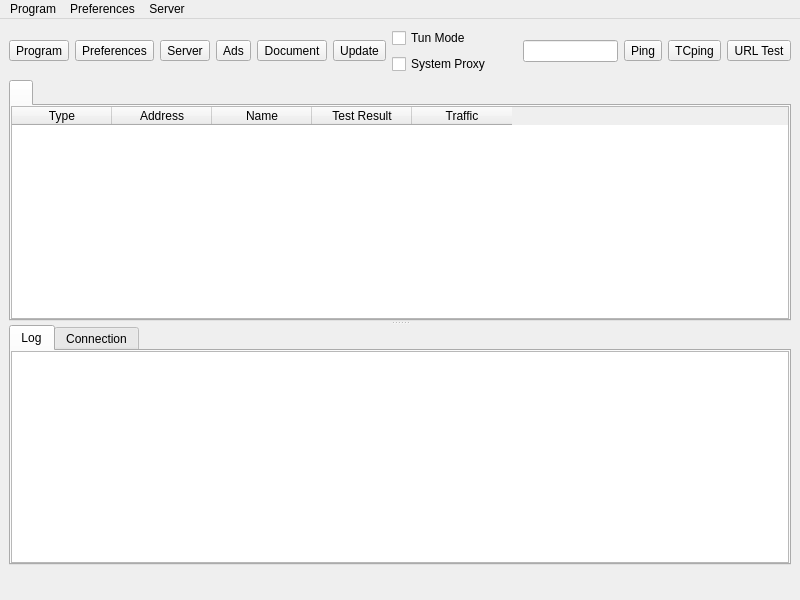
<?xml version="1.0" encoding="UTF-8"?>
<ui version="4.0">
 <class>MainWindow</class>
 <widget class="QMainWindow" name="MainWindow">
  <property name="geometry">
   <rect>
    <x>0</x>
    <y>0</y>
    <width>800</width>
    <height>600</height>
   </rect>
  </property>
  <property name="minimumSize">
   <size>
    <width>800</width>
    <height>600</height>
   </size>
  </property>
  <property name="windowTitle">
   <string notr="true">NekoBoxPro 5.0.11</string>
  </property>
  <widget class="QWidget" name="centralwidget">
   <layout class="QVBoxLayout" name="verticalLayout_3" stretch="0,0,0">
    <item>
     <layout class="QHBoxLayout" name="horizontalLayout_2">
      <item>
       <widget class="QToolButton" name="toolButton_program">
        <property name="text">
         <string>Program</string>
        </property>
        <property name="icon">
         <iconset theme="b-system-run">
          <normaloff>.</normaloff>.</iconset>
        </property>
        <property name="iconSize">
         <size>
          <width>24</width>
          <height>24</height>
         </size>
        </property>
        <property name="popupMode">
         <enum>QToolButton::InstantPopup</enum>
        </property>
        <property name="toolButtonStyle">
         <enum>Qt::ToolButtonTextUnderIcon</enum>
        </property>
       </widget>
      </item>
      <item>
       <widget class="QToolButton" name="toolButton_preferences">
        <property name="text">
         <string>Preferences</string>
        </property>
        <property name="icon">
         <iconset theme="b-preferences">
          <normaloff>.</normaloff>.</iconset>
        </property>
        <property name="iconSize">
         <size>
          <width>24</width>
          <height>24</height>
         </size>
        </property>
        <property name="popupMode">
         <enum>QToolButton::InstantPopup</enum>
        </property>
        <property name="toolButtonStyle">
         <enum>Qt::ToolButtonTextUnderIcon</enum>
        </property>
       </widget>
      </item>
      <item>
       <widget class="QToolButton" name="toolButton_server">
        <property name="text">
         <string>Server</string>
        </property>
        <property name="icon">
         <iconset theme="b-network-server">
          <normaloff>.</normaloff>.</iconset>
        </property>
        <property name="iconSize">
         <size>
          <width>24</width>
          <height>24</height>
         </size>
        </property>
        <property name="popupMode">
         <enum>QToolButton::InstantPopup</enum>
        </property>
        <property name="toolButtonStyle">
         <enum>Qt::ToolButtonTextUnderIcon</enum>
        </property>
       </widget>
      </item>
      <item>
       <widget class="QToolButton" name="toolButton_ads">
        <property name="text">
         <string>Ads</string>
        </property>
        <property name="icon">
         <iconset theme="b-internet-web-browser">
          <normaloff>.</normaloff>.</iconset>
        </property>
        <property name="iconSize">
         <size>
          <width>24</width>
          <height>24</height>
         </size>
        </property>
        <property name="popupMode">
         <enum>QToolButton::InstantPopup</enum>
        </property>
        <property name="toolButtonStyle">
         <enum>Qt::ToolButtonTextUnderIcon</enum>
        </property>
       </widget>
      </item>
      <item>
       <widget class="QToolButton" name="toolButton_document">
        <property name="text">
         <string>Document</string>
        </property>
        <property name="icon">
         <iconset theme="b-dialog-question">
          <normaloff>.</normaloff>.</iconset>
        </property>
        <property name="iconSize">
         <size>
          <width>24</width>
          <height>24</height>
         </size>
        </property>
        <property name="popupMode">
         <enum>QToolButton::InstantPopup</enum>
        </property>
        <property name="toolButtonStyle">
         <enum>Qt::ToolButtonTextUnderIcon</enum>
        </property>
       </widget>
      </item>
      <item>
       <widget class="QToolButton" name="toolButton_update">
        <property name="text">
         <string>Update</string>
        </property>
        <property name="icon">
         <iconset theme="b-system-software-update">
          <normaloff>.</normaloff>.</iconset>
        </property>
        <property name="iconSize">
         <size>
          <width>24</width>
          <height>24</height>
         </size>
        </property>
        <property name="popupMode">
         <enum>QToolButton::InstantPopup</enum>
        </property>
        <property name="toolButtonStyle">
         <enum>Qt::ToolButtonTextUnderIcon</enum>
        </property>
       </widget>
      </item>
      <item>
       <layout class="QVBoxLayout" name="verticalLayout_4">
        <item>
         <widget class="QCheckBox" name="checkBox_VPN">
          <property name="sizePolicy">
           <sizepolicy hsizetype="Minimum" vsizetype="Minimum">
            <horstretch>0</horstretch>
            <verstretch>0</verstretch>
           </sizepolicy>
          </property>
          <property name="text">
           <string>Tun Mode</string>
          </property>
         </widget>
        </item>
        <item>
         <widget class="QCheckBox" name="checkBox_SystemProxy">
          <property name="text">
           <string>System Proxy</string>
          </property>
         </widget>
        </item>
       </layout>
      </item>
      <item>
       <spacer name="horizontalSpacer">
        <property name="orientation">
         <enum>Qt::Horizontal</enum>
        </property>
        <property name="sizeHint" stdset="0">
         <size>
          <width>40</width>
          <height>20</height>
         </size>
        </property>
       </spacer>
      </item>
      <item>
       <widget class="QLineEdit" name="search">
        <property name="clearButtonEnabled">
         <bool>true</bool>
        </property>
       </widget>
      </item>
      <item>
       <widget class="QToolButton" name="toolButton_ping">
        <property name="text">
         <string>Ping</string>
        </property>
        <property name="toolButtonStyle">
         <enum>Qt::ToolButtonTextUnderIcon</enum>
        </property>
       </widget>
      </item>
      <item>
       <widget class="QToolButton" name="toolButton_tcping">
        <property name="text">
         <string>TCping</string>
        </property>
        <property name="toolButtonStyle">
         <enum>Qt::ToolButtonTextUnderIcon</enum>
        </property>
       </widget>
      </item>
      <item>
       <widget class="QToolButton" name="toolButton_url_test">
        <property name="text">
         <string>URL Test</string>
        </property>
        <property name="popupMode">
         <enum>QToolButton::InstantPopup</enum>
        </property>
        <property name="toolButtonStyle">
         <enum>Qt::ToolButtonTextUnderIcon</enum>
        </property>
       </widget>
      </item>
     </layout>
    </item>
    <item>
     <widget class="QSplitter" name="splitter">
      <property name="orientation">
       <enum>Qt::Vertical</enum>
      </property>
      <widget class="QTabWidget" name="tabWidget">
       <property name="currentIndex">
        <number>0</number>
       </property>
       <property name="movable">
        <bool>true</bool>
       </property>
       <widget class="QWidget" name="widget1">
        <attribute name="title">
         <string/>
        </attribute>
        <layout class="QGridLayout" name="gridLayout_2">
         <property name="leftMargin">
          <number>0</number>
         </property>
         <property name="topMargin">
          <number>0</number>
         </property>
         <property name="rightMargin">
          <number>0</number>
         </property>
         <property name="bottomMargin">
          <number>0</number>
         </property>
         <property name="spacing">
          <number>0</number>
         </property>
         <item row="0" column="0">
          <widget class="MyTableWidget" name="proxyListTable">
           <property name="contextMenuPolicy">
            <enum>Qt::CustomContextMenu</enum>
           </property>
           <property name="editTriggers">
            <set>QAbstractItemView::NoEditTriggers</set>
           </property>
           <property name="alternatingRowColors">
            <bool>true</bool>
           </property>
           <property name="selectionBehavior">
            <enum>QAbstractItemView::SelectRows</enum>
           </property>
           <property name="horizontalScrollMode">
            <enum>QAbstractItemView::ScrollPerPixel</enum>
           </property>
           <property name="wordWrap">
            <bool>false</bool>
           </property>
           <attribute name="horizontalHeaderMinimumSectionSize">
            <number>16</number>
           </attribute>
           <attribute name="horizontalHeaderHighlightSections">
            <bool>false</bool>
           </attribute>
           <attribute name="horizontalHeaderShowSortIndicator" stdset="0">
            <bool>false</bool>
           </attribute>
           <attribute name="verticalHeaderDefaultSectionSize">
            <number>30</number>
           </attribute>
           <column>
            <property name="text">
             <string>Type</string>
            </property>
           </column>
           <column>
            <property name="text">
             <string>Address</string>
            </property>
           </column>
           <column>
            <property name="text">
             <string>Name</string>
            </property>
           </column>
           <column>
            <property name="text">
             <string>Test Result</string>
            </property>
           </column>
           <column>
            <property name="text">
             <string>Traffic</string>
            </property>
           </column>
          </widget>
         </item>
        </layout>
       </widget>
      </widget>
      <widget class="QWidget" name="aaaaaaaaaaaaaaaaaa">
       <layout class="QVBoxLayout" name="aaaaaaaaaaaa" stretch="0">
        <item>
         <widget class="QTabWidget" name="down_tab">
          <property name="currentIndex">
           <number>0</number>
          </property>
          <widget class="QWidget" name="tab">
           <attribute name="title">
            <string>Log</string>
           </attribute>
           <layout class="QVBoxLayout" name="verticalLayout">
            <property name="spacing">
             <number>0</number>
            </property>
            <property name="leftMargin">
             <number>0</number>
            </property>
            <property name="topMargin">
             <number>0</number>
            </property>
            <property name="rightMargin">
             <number>0</number>
            </property>
            <property name="bottomMargin">
             <number>0</number>
            </property>
            <item>
             <widget class="QTextBrowser" name="masterLogBrowser">
              <property name="contextMenuPolicy">
               <enum>Qt::CustomContextMenu</enum>
              </property>
              <property name="openLinks">
               <bool>false</bool>
              </property>
             </widget>
            </item>
           </layout>
          </widget>
          <widget class="QWidget" name="tab_2">
           <attribute name="title">
            <string>Connection</string>
           </attribute>
           <layout class="QVBoxLayout" name="verticalLayout_2">
            <property name="spacing">
             <number>0</number>
            </property>
            <property name="leftMargin">
             <number>0</number>
            </property>
            <property name="topMargin">
             <number>0</number>
            </property>
            <property name="rightMargin">
             <number>0</number>
            </property>
            <property name="bottomMargin">
             <number>0</number>
            </property>
            <item>
             <widget class="QTableWidget" name="tableWidget_conn">
              <property name="contextMenuPolicy">
               <enum>Qt::CustomContextMenu</enum>
              </property>
              <property name="editTriggers">
               <set>QAbstractItemView::NoEditTriggers</set>
              </property>
              <property name="selectionBehavior">
               <enum>QAbstractItemView::SelectRows</enum>
              </property>
              <property name="verticalScrollMode">
               <enum>QAbstractItemView::ScrollPerPixel</enum>
              </property>
              <property name="horizontalScrollMode">
               <enum>QAbstractItemView::ScrollPerPixel</enum>
              </property>
              <attribute name="horizontalHeaderHighlightSections">
               <bool>false</bool>
              </attribute>
              <column>
               <property name="text">
                <string>Status</string>
               </property>
              </column>
              <column>
               <property name="text">
                <string>Outbound</string>
               </property>
              </column>
              <column>
               <property name="text">
                <string>Destination</string>
               </property>
              </column>
             </widget>
            </item>
           </layout>
          </widget>
         </widget>
        </item>
       </layout>
      </widget>
     </widget>
    </item>
    <item>
     <layout class="QHBoxLayout" name="horizontalLayout">
      <item>
       <widget class="QLabel" name="label_running">
        <property name="text">
         <string/>
        </property>
       </widget>
      </item>
      <item>
       <spacer name="horizontalSpacer_2">
        <property name="orientation">
         <enum>Qt::Horizontal</enum>
        </property>
        <property name="sizeType">
         <enum>QSizePolicy::Maximum</enum>
        </property>
        <property name="sizeHint" stdset="0">
         <size>
          <width>0</width>
          <height>20</height>
         </size>
        </property>
       </spacer>
      </item>
      <item>
       <widget class="QLabel" name="label_inbound">
        <property name="text">
         <string/>
        </property>
       </widget>
      </item>
      <item>
       <widget class="QLabel" name="label_speed">
        <property name="text">
         <string/>
        </property>
       </widget>
      </item>
     </layout>
    </item>
   </layout>
  </widget>
  <widget class="QMenuBar" name="menubar">
   <property name="geometry">
    <rect>
     <x>0</x>
     <y>0</y>
     <width>800</width>
     <height>32</height>
    </rect>
   </property>
   <widget class="QMenu" name="menu_program">
    <property name="title">
     <string>Program</string>
    </property>
    <widget class="QMenu" name="menu_spmode">
     <property name="title">
      <string>System Proxy</string>
     </property>
     <addaction name="menu_spmode_system_proxy"/>
     <addaction name="menu_spmode_vpn"/>
     <addaction name="menu_spmode_disabled"/>
    </widget>
    <widget class="QMenu" name="menu_program_preference">
     <property name="title">
      <string>Preferences</string>
     </property>
     <addaction name="actionfake"/>
    </widget>
    <widget class="QMenu" name="menuActive_Server">
     <property name="title">
      <string>Active Server</string>
     </property>
     <addaction name="actionfake_2"/>
    </widget>
    <widget class="QMenu" name="menuActive_Routing">
     <property name="title">
      <string>Active Routing</string>
     </property>
     <addaction name="actionfake_3"/>
    </widget>
    <addaction name="actionShow_window"/>
    <addaction name="menu_add_from_clipboard2"/>
    <addaction name="menu_scan_qr"/>
    <addaction name="separator"/>
    <addaction name="actionStart_with_system"/>
    <addaction name="actionRemember_last_proxy"/>
    <addaction name="actionAllow_LAN"/>
    <addaction name="menuActive_Server"/>
    <addaction name="menuActive_Routing"/>
    <addaction name="menu_spmode"/>
    <addaction name="menu_program_preference"/>
    <addaction name="separator"/>
    <addaction name="actionRestart_Proxy"/>
    <addaction name="actionRestart_Program"/>
    <addaction name="menu_exit"/>
   </widget>
   <widget class="QMenu" name="menu_preferences">
    <property name="title">
     <string>Preferences</string>
    </property>
    <addaction name="menu_manage_groups"/>
    <addaction name="menu_basic_settings"/>
    <addaction name="menu_routing_settings"/>
    <addaction name="menu_vpn_settings"/>
    <addaction name="menu_hotkey_settings"/>
    <addaction name="menu_open_config_folder"/>
   </widget>
   <widget class="QMenu" name="menu_server">
    <property name="title">
     <string>Server</string>
    </property>
    <widget class="QMenu" name="menu_share_item">
     <property name="title">
      <string>Share</string>
     </property>
     <addaction name="menu_qr"/>
     <addaction name="menu_export_config"/>
     <addaction name="separator"/>
     <addaction name="menu_copy_links"/>
     <addaction name="menu_copy_links_nkr"/>
    </widget>
    <widget class="QMenu" name="menuCurrent_Group">
     <property name="title">
      <string>Current Group</string>
     </property>
     <addaction name="actionfake_5"/>
     <addaction name="menu_ping"/>
     <addaction name="menu_tcp_ping"/>
     <addaction name="menu_url_test"/>
     <addaction name="menu_full_test"/>
     <addaction name="menu_stop_testing"/>
     <addaction name="menu_clear_test_result"/>
     <addaction name="menu_resolve_domain"/>
     <addaction name="separator"/>
     <addaction name="menu_remove_unavailable"/>
     <addaction name="menu_delete_repeat"/>
     <addaction name="separator"/>
     <addaction name="menu_update_subscription"/>
    </widget>
    <widget class="QMenu" name="menuCurrent_Select">
     <property name="title">
      <string>Current Select</string>
     </property>
     <addaction name="actionfake_4"/>
    </widget>
    <addaction name="menu_add_from_input"/>
    <addaction name="menu_add_from_clipboard"/>
    <addaction name="separator"/>
    <addaction name="menu_start"/>
    <addaction name="menu_stop"/>
    <addaction name="separator"/>
    <addaction name="menu_select_all"/>
    <addaction name="menu_move"/>
    <addaction name="menu_clone"/>
    <addaction name="menu_reset_traffic"/>
    <addaction name="menu_delete"/>
    <addaction name="separator"/>
    <addaction name="menu_share_item"/>
    <addaction name="separator"/>
    <addaction name="menuCurrent_Select"/>
    <addaction name="menuCurrent_Group"/>
    <addaction name="separator"/>
    <addaction name="menu_profile_debug_info"/>
    <addaction name="separator"/>
   </widget>
   <addaction name="menu_program"/>
   <addaction name="menu_preferences"/>
   <addaction name="menu_server"/>
  </widget>
  <action name="menu_exit">
   <property name="text">
    <string>Exit</string>
   </property>
  </action>
  <action name="actionShow_window">
   <property name="text">
    <string>Show Window</string>
   </property>
  </action>
  <action name="menu_basic_settings">
   <property name="text">
    <string>Basic Settings</string>
   </property>
  </action>
  <action name="menu_add_from_input">
   <property name="text">
    <string>New profile</string>
   </property>
  </action>
  <action name="menu_manage_groups">
   <property name="text">
    <string>Groups</string>
   </property>
  </action>
  <action name="menu_start">
   <property name="text">
    <string>Start</string>
   </property>
   <property name="shortcut">
    <string notr="true">Return</string>
   </property>
  </action>
  <action name="menu_stop">
   <property name="text">
    <string>Stop</string>
   </property>
   <property name="shortcut">
    <string notr="true">Ctrl+S</string>
   </property>
  </action>
  <action name="menu_routing_settings">
   <property name="text">
    <string>Routing Settings</string>
   </property>
  </action>
  <action name="menu_add_from_clipboard">
   <property name="text">
    <string>Add profile from clipboard</string>
   </property>
   <property name="shortcut">
    <string notr="true">Ctrl+V</string>
   </property>
  </action>
  <action name="menu_delete">
   <property name="text">
    <string>Delete</string>
   </property>
   <property name="shortcut">
    <string notr="true">Del</string>
   </property>
  </action>
  <action name="menu_add_from_clipboard2">
   <property name="text">
    <string>Add profile from clipboard</string>
   </property>
  </action>
  <action name="menu_profile_debug_info">
   <property name="text">
    <string>Debug Info</string>
   </property>
  </action>
  <action name="menu_qr">
   <property name="text">
    <string>QR Code and link</string>
   </property>
   <property name="shortcut">
    <string notr="true">Ctrl+Q</string>
   </property>
  </action>
  <action name="menu_copy_link">
   <property name="text">
    <string>Copy Link</string>
   </property>
  </action>
  <action name="menu_ping">
   <property name="text">
    <string notr="true">Ping</string>
   </property>
   <property name="shortcut">
    <string notr="true">Ctrl+Alt+P</string>
   </property>
  </action>
  <action name="menu_tcp_ping">
   <property name="text">
    <string notr="true">Tcp Ping</string>
   </property>
   <property name="shortcut">
    <string notr="true">Ctrl+Alt+T</string>
   </property>
  </action>
  <action name="menu_url_test">
   <property name="text">
    <string notr="true">Url Test</string>
   </property>
   <property name="shortcut">
    <string notr="true">Ctrl+Alt+U</string>
   </property>
  </action>
  <action name="menu_clear_test_result">
   <property name="text">
    <string>Clear Test Result</string>
   </property>
   <property name="shortcut">
    <string notr="true">Ctrl+Alt+C</string>
   </property>
  </action>
  <action name="menu_export_config">
   <property name="text">
    <string>Export %1 config</string>
   </property>
   <property name="shortcut">
    <string notr="true">Ctrl+E</string>
   </property>
  </action>
  <action name="menu_reset_traffic">
   <property name="text">
    <string>Reset Traffic</string>
   </property>
   <property name="shortcut">
    <string notr="true">Ctrl+R</string>
   </property>
  </action>
  <action name="menu_scan_qr">
   <property name="text">
    <string>Scan QR Code</string>
   </property>
  </action>
  <action name="menu_spmode_system_proxy">
   <property name="checkable">
    <bool>true</bool>
   </property>
   <property name="text">
    <string>Enable System Proxy</string>
   </property>
  </action>
  <action name="menu_spmode_disabled">
   <property name="checkable">
    <bool>true</bool>
   </property>
   <property name="text">
    <string>Disable</string>
   </property>
  </action>
  <action name="menu_delete_repeat">
   <property name="text">
    <string>Remove Duplicates</string>
   </property>
   <property name="shortcut">
    <string notr="true">Ctrl+Alt+D</string>
   </property>
  </action>
  <action name="actionfake">
   <property name="text">
    <string>fake</string>
   </property>
   <property name="visible">
    <bool>false</bool>
   </property>
  </action>
  <action name="menu_move">
   <property name="text">
    <string>Move</string>
   </property>
   <property name="shortcut">
    <string notr="true">Ctrl+M</string>
   </property>
  </action>
  <action name="actionStart_with_system">
   <property name="checkable">
    <bool>true</bool>
   </property>
   <property name="text">
    <string>Start with system</string>
   </property>
  </action>
  <action name="actionRemember_last_proxy">
   <property name="checkable">
    <bool>true</bool>
   </property>
   <property name="text">
    <string>Remember last profile</string>
   </property>
  </action>
  <action name="actionAllow_LAN">
   <property name="checkable">
    <bool>true</bool>
   </property>
   <property name="text">
    <string>Allow other devices to connect</string>
   </property>
  </action>
  <action name="menu_remove_unavailable">
   <property name="text">
    <string>Remove Unavailable</string>
   </property>
   <property name="shortcut">
    <string notr="true">Ctrl+Alt+R</string>
   </property>
  </action>
  <action name="menu_full_test">
   <property name="text">
    <string>Full Test</string>
   </property>
   <property name="shortcut">
    <string notr="true">Ctrl+Alt+F</string>
   </property>
  </action>
  <action name="menu_hotkey_settings">
   <property name="text">
    <string>Hotkey Settings</string>
   </property>
  </action>
  <action name="menu_select_all">
   <property name="text">
    <string>Select All</string>
   </property>
   <property name="shortcut">
    <string notr="true">Ctrl+A</string>
   </property>
  </action>
  <action name="menu_copy_links_nkr">
   <property name="text">
    <string>Copy links of selected (Neko Links)</string>
   </property>
   <property name="shortcut">
    <string notr="true">Ctrl+N</string>
   </property>
  </action>
  <action name="actionfake_2">
   <property name="text">
    <string>fake</string>
   </property>
   <property name="visible">
    <bool>false</bool>
   </property>
  </action>
  <action name="actionfake_3">
   <property name="text">
    <string>fake</string>
   </property>
   <property name="visible">
    <bool>false</bool>
   </property>
  </action>
  <action name="menu_copy_links">
   <property name="text">
    <string>Copy links of selected</string>
   </property>
   <property name="shortcut">
    <string notr="true">Ctrl+C</string>
   </property>
  </action>
  <action name="menu_spmode_vpn">
   <property name="checkable">
    <bool>true</bool>
   </property>
   <property name="text">
    <string>Enable Tun</string>
   </property>
  </action>
  <action name="menu_clone">
   <property name="text">
    <string>Clone</string>
   </property>
   <property name="shortcut">
    <string notr="true">Ctrl+D</string>
   </property>
  </action>
  <action name="menu_update_subscription">
   <property name="text">
    <string>Update subscription</string>
   </property>
   <property name="shortcut">
    <string notr="true">Ctrl+U</string>
   </property>
  </action>
  <action name="menu_resolve_domain">
   <property name="text">
    <string>Resolve domain</string>
   </property>
   <property name="shortcut">
    <string notr="true">Ctrl+Alt+I</string>
   </property>
  </action>
  <action name="menu_vpn_settings">
   <property name="text">
    <string>Tun Settings</string>
   </property>
  </action>
  <action name="actionRestart_Program">
   <property name="text">
    <string>Restart Program</string>
   </property>
  </action>
  <action name="menu_open_config_folder">
   <property name="text">
    <string>Open Config Folder</string>
   </property>
  </action>
  <action name="actionfake_4">
   <property name="text">
    <string notr="true">fake</string>
   </property>
   <property name="visible">
    <bool>false</bool>
   </property>
  </action>
  <action name="actionfake_5">
   <property name="text">
    <string notr="true">fake</string>
   </property>
   <property name="visible">
    <bool>false</bool>
   </property>
  </action>
  <action name="actionRestart_Proxy">
   <property name="text">
    <string>Restart Proxy</string>
   </property>
  </action>
  <action name="menu_stop_testing">
   <property name="text">
    <string>Stop Testing</string>
   </property>
   <property name="shortcut">
    <string notr="true">Ctrl+Alt+S</string>
   </property>
  </action>
 </widget>
 <customwidgets>
  <customwidget>
   <class>MyTableWidget</class>
   <extends>QTableWidget</extends>
   <header>ui/widget/MyTableWidget.h</header>
  </customwidget>
 </customwidgets>
 <resources/>
 <connections/>
</ui>
